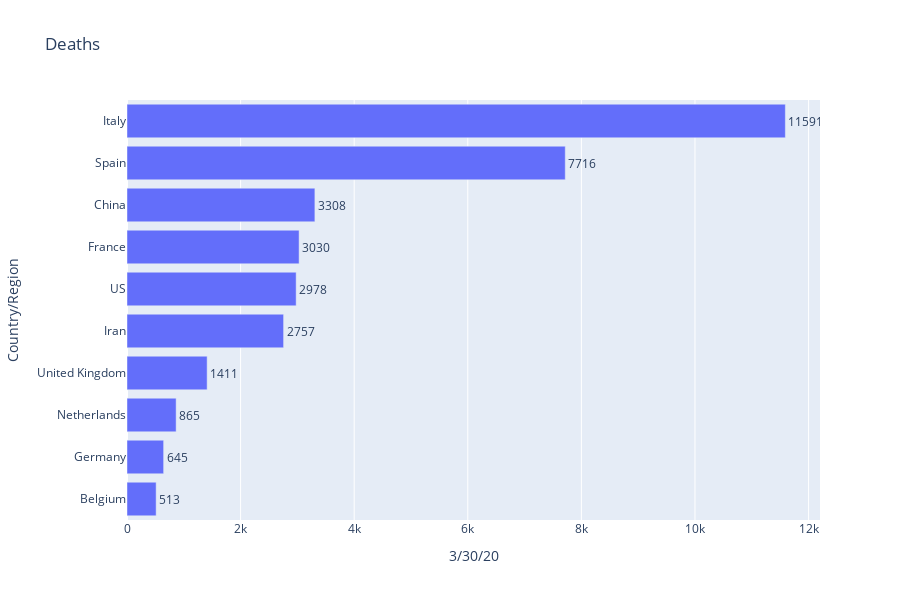

Source (notebook cell):
### Code cell
fig = px.bar(deaths_subset_df.tail(10), y="Country/Region", x=latestData, orientation='h', height=600,
             title='Deaths', text=latestData)

fig.update_traces(texttemplate='%{text:d}', textposition='outside')

fig.show()

### Figure 1 — Plotly figure (JSON) as saved in the notebook; plotly's stock layout.template omitted (floating-point values rounded to 4 significant figures)
{"data": [{"alignmentgroup": "True", "hoverlabel": {"namelength": 0}, "hovertemplate": "3/30/20=%{text}<br>Country/Region=%{y}", "legendgroup": "", "marker": {"color": "#636efa"}, "name": "", "offsetgroup": "", "orientation": "h", "showlegend": false, "text": [513, 645, 865, 1411, 2757, 2978, 3030, 3308, 7716, 11591], "textposition": "outside", "texttemplate": "%{text:d}", "type": "bar", "x": [513, 645, 865, 1411, 2757, 2978, 3030, 3308, 7716, 11591], "xaxis": "x", "y": ["Belgium", "Germany", "Netherlands", "United Kingdom", "Iran", "US", "France", "China", "Spain", "Italy"], "yaxis": "y"}], "layout": {"barmode": "relative", "height": 600, "legend": {"tracegroupgap": 0}, "title": {"text": "Deaths"}, "xaxis": {"anchor": "y", "domain": [0, 1], "title": {"text": "3/30/20"}}, "yaxis": {"anchor": "x", "domain": [0, 1], "title": {"text": "Country/Region"}}}}
